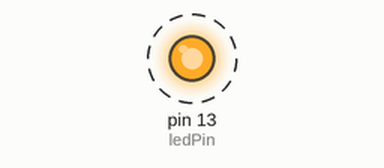
Simulated run of this sketch. Board: Arduino Uno, built with avr-gcc and run on an emulated ATmega328P. On the bench: output pins drawn as LEDs (lit = HIGH). Dashed ring = blinking. What the sketch prints to the serial monitor is not drawn.

Above: at 0.1 s.
Timing chart, 0 to 3.0 s (numbered marks = the images above):
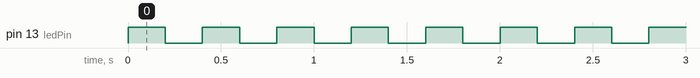

Measured:
- by itself, pin 13 (ledPin): alternates HIGH for 0.20 s and LOW for 0.20 s

The sketch:

variables_for_pins.ino
```cpp
int x = 0;
int ledPin = 13; // Creates a folder and puts 13 inside it.
void setup() {
  pinMode(ledPin, OUTPUT); // Sends the command to the number in the folder
  Serial.begin(9600);
}
void loop() {
  digitalWrite(ledPin, HIGH); // Makes pin 13 high.
  x = x + 1;
  Serial.println(x);
  delay(200);
  digitalWrite(ledPin, LOW); // Makes pin 13 low.
  delay(200);
}
```
